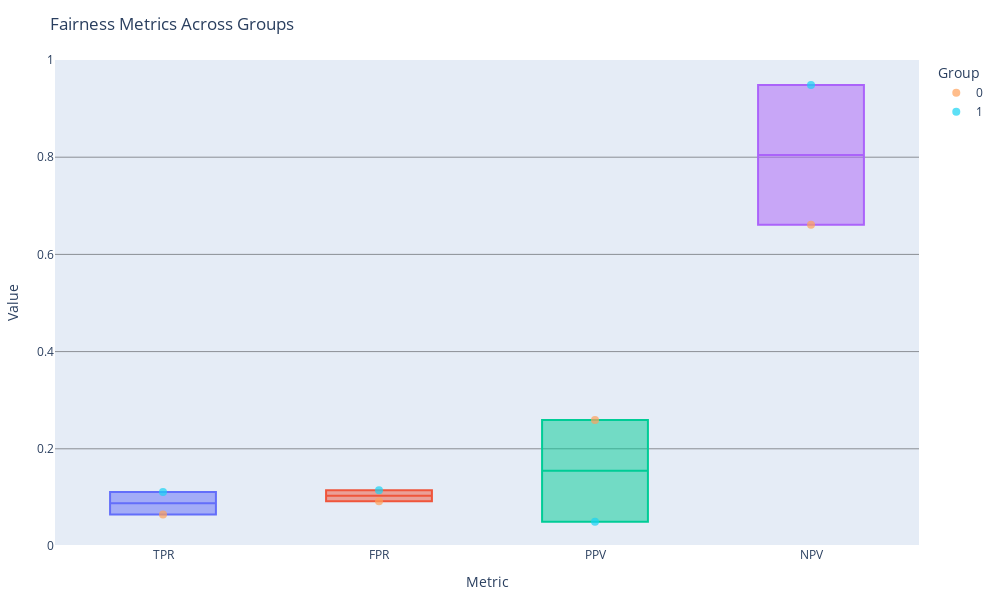

Here is the notebook cell this chart was saved with:
### Markdown cell above
* **Group Metrics Box Plots**

### Code cell
plot_group_metrics_boxplots(df_encoded["income"], df_encoded["prediction"], df_encoded["sex"])

### Figure 1 — Plotly figure (JSON) as saved in the notebook; plotly's stock layout.template omitted (floating-point values rounded to 4 significant figures)
{"data": [{"boxpoints": false, "name": "TPR", "showlegend": false, "type": "box", "x": ["TPR", "TPR"], "y": [0.06481, 0.1111]}, {"boxpoints": false, "name": "FPR", "showlegend": false, "type": "box", "x": ["FPR", "FPR"], "y": [0.09217, 0.1145]}, {"boxpoints": false, "name": "PPV", "showlegend": false, "type": "box", "x": ["PPV", "PPV"], "y": [0.2593, 0.05]}, {"boxpoints": false, "name": "NPV", "showlegend": false, "type": "box", "x": ["NPV", "NPV"], "y": [0.6611, 0.9484]}, {"hovertemplate": "Group: %{text}<br>Metric: %{x}<br>Value: %{y:.3f}<extra></extra>", "marker": {"opacity": 0.7, "size": 8}, "mode": "markers", "name": "0", "text": ["0", "0", "0", "0"], "type": "scatter", "x": ["TPR", "FPR", "PPV", "NPV"], "y": [0.06481, 0.09217, 0.2593, 0.6611]}, {"hovertemplate": "Group: %{text}<br>Metric: %{x}<br>Value: %{y:.3f}<extra></extra>", "marker": {"opacity": 0.7, "size": 8}, "mode": "markers", "name": "1", "text": ["1", "1", "1", "1"], "type": "scatter", "x": ["TPR", "FPR", "PPV", "NPV"], "y": [0.1111, 0.1145, 0.05, 0.9484]}], "layout": {"height": 600, "legend": {"title": {"text": "Group"}, "x": 1.02, "xanchor": "left", "y": 1}, "margin": {"b": 40, "l": 40, "r": 40, "t": 60}, "title": {"text": "Fairness Metrics Across Groups"}, "width": 1000, "xaxis": {"title": {"text": "Metric"}}, "yaxis": {"gridcolor": "rgba(0,0,0,0.4)", "range": [0, 1], "showgrid": true, "title": {"text": "Value"}}}}
